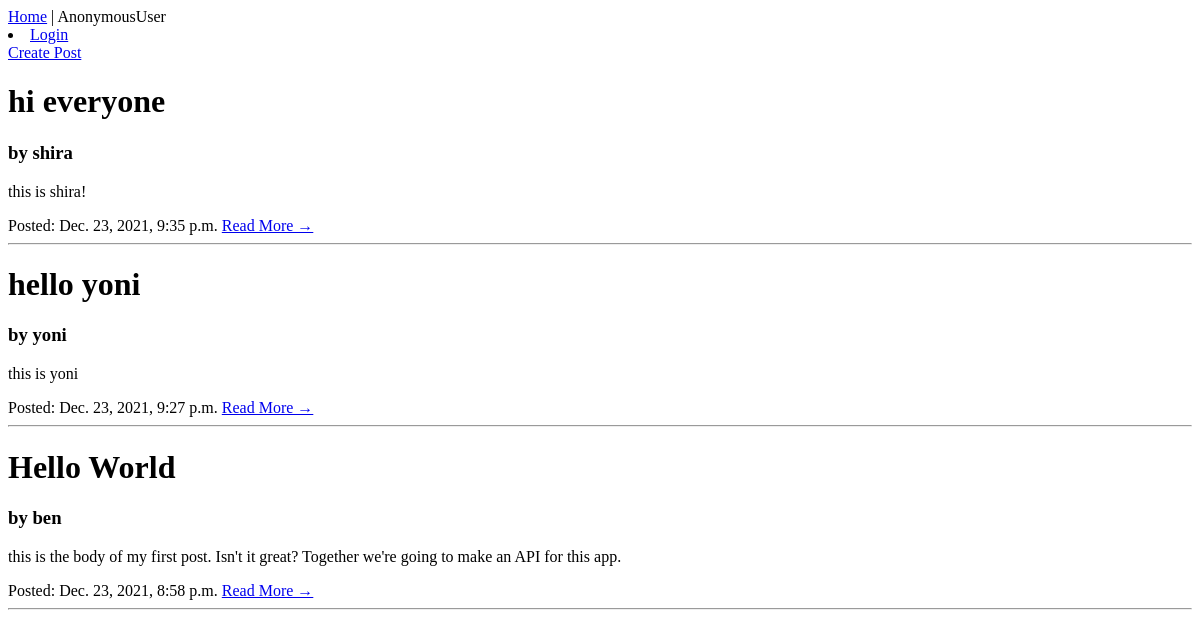
The app's page /, older data.
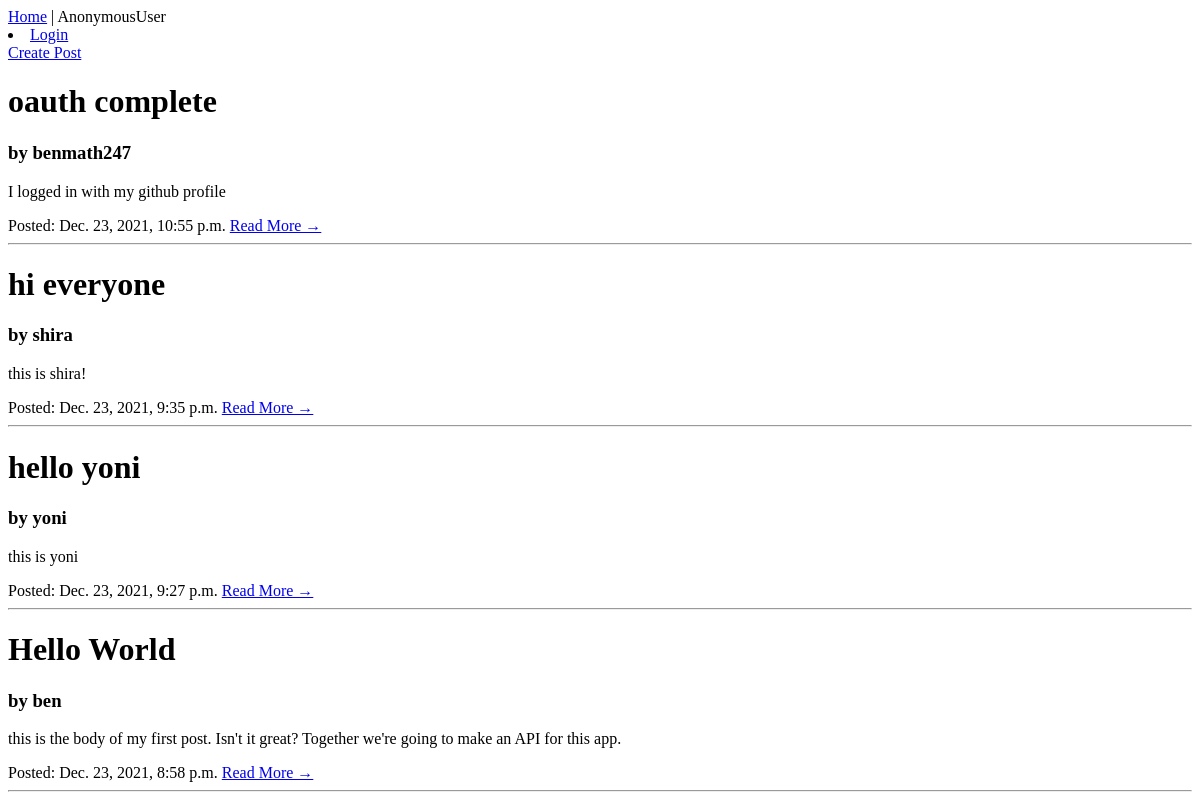
The same page, newer data.
### blog/models.py (models this page shows, shortened)
class Post(models.Model):
    title = models.CharField(max_length=200, unique=True)
    slug = models.SlugField(max_length=200, unique=True)
    author = models.ForeignKey(
        User, on_delete=models.CASCADE, related_name="blog_posts"
    )
    content = models.TextField(blank=True, null=True)
    created_on = models.DateTimeField(auto_now_add=True)
    class Meta:
        ordering = ["-created_on"]

### accounts/models.py (models this page shows)
class User(AbstractUser):
    email = models.CharField(max_length=200, null=True)

### blog/views.py (the view)
# urls.py: path("", views.post_list, name="home"),
def post_list(request):
    queryset = Post.objects.order_by("-created_on")
    return render(request, "index.html", context={"post_list": queryset})

### blog/templates/index.html
{% extends "base.html" %}
{% block content %}
<a href='{% url "post_create" %}'>
    Create Post
</a>
<br>
{% for post in post_list %}
<h1>{{ post.title }}</h1>
<h3>by {{ post.author }} </h3>
<p>{{post.content|safe}}</p>
<span>Posted: {{ post.created_on}} </span>
<a href="{% url 'post_detail' post.slug  %}">Read More &rarr;</a>
<hr>
{% endfor %}
{%endblock%}

### blog/templates/base.html (shortened to what this page needs)
<!DOCTYPE html>
<html>
<body>
    <nav>
        <a href="{% url 'home' %}">Home</a> | {{ user }}
        {% if not user.is_authenticated %}
        <li>
            <a href="{% url 'login' %}">Login</a>
        </li>
        {% else %}
        <li>
            <a href="{% url 'logout' %}">Logout</a>
        </li>
        {% endif %}
    </nav>
    {% block content %}{% endblock content %}
</body>
</html>

Row changes from the older to the newer data that the page shows:
added Post: title "oauth complete", author "benmath247", content "I logged in with my github profile", created_on "Dec. 23, 2021, 10:55 p.m."
